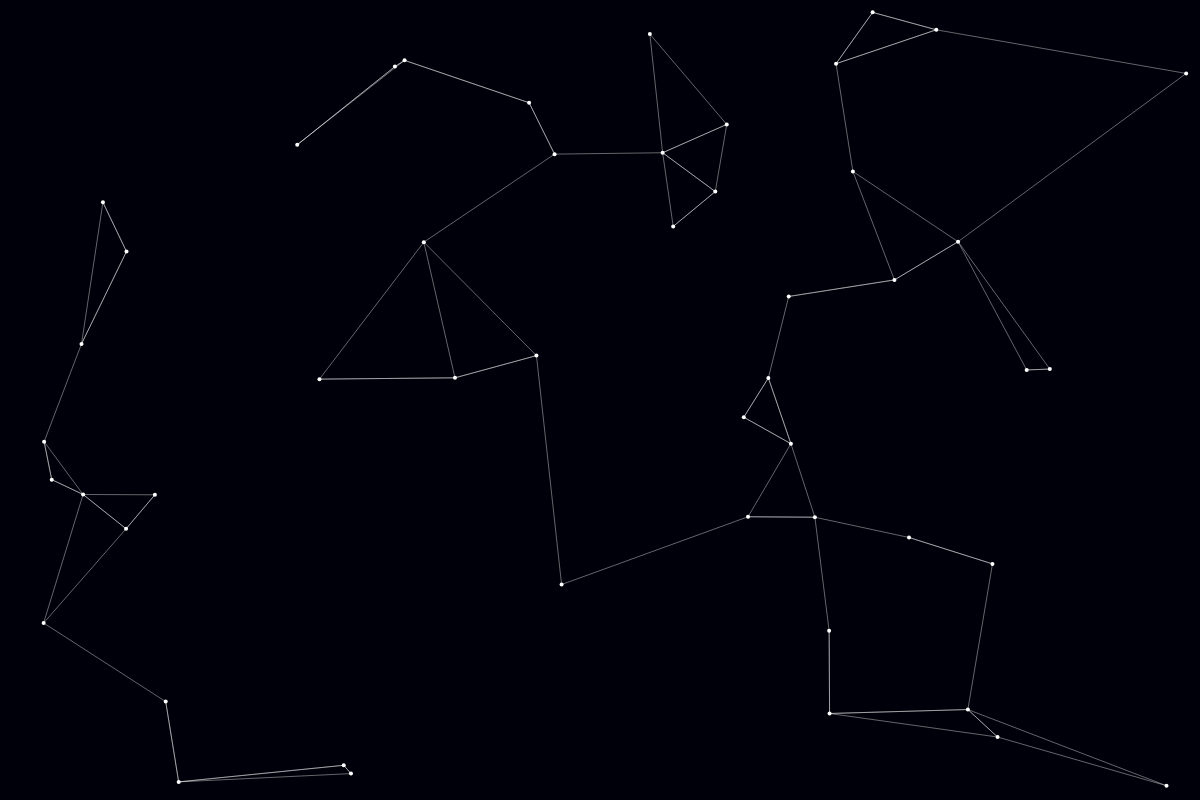
Frame 1 (no input)
Frame 60 (no input): identical to frame 1, image omitted
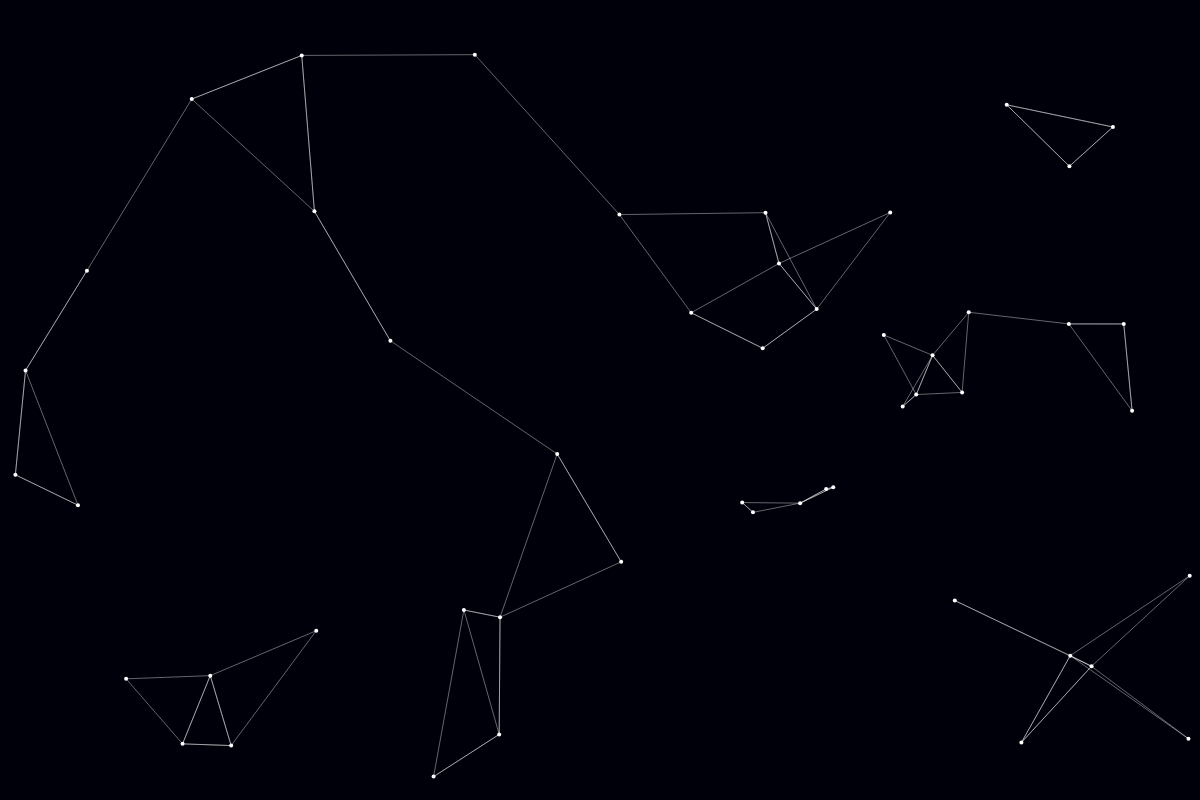
Frame 120 (the mouse pressed at the canvas centre since frame 60)

The p5.js sketch that drew these frames (run headless with seeded random() and noise() and a simulated clock; from frame 60 on, the mouse is pressed at the canvas centre):

// p5.js sketch
// ── sketch.js
var stars = []
 
function setup() {
  createCanvas(1200, 800)
 
  createStarField()
}
 
function createStarField() {
  stars = []
  for (var i = 0; i < 50; i++) {
    stars.push(new Star(10 + random(width - 20), 
                        10 + random(height - 20)))
  }
  for (var i = 0; i < stars.length; i++) {
    var minD = [width + height, width + height, width + height]
    var nearest = []
    for (var j = 0; j < stars.length; j++) {
      if (i != j) {
        var d = stars[i].pos.dist(stars[j].pos)
        nearest.push({d: d, star: stars[j]})
      }
    }
    nearest.sort(function(a, b) {
      return a.d - b.d
    })
    stars[i].nearest = nearest.splice(0, 2)
  }
}
 
function draw() {
  background(0, 0, 10)
  stars.forEach(function(star) {
    star.show()
  })
}
 
function mousePressed() {
  createStarField()
}
 
function Star(x, y) {
  this.pos = createVector(x, y)
  this.nearest = [];

  this.show = function() {
    strokeWeight(1)
    stroke(255, 100)
    this.nearest.forEach(function(other) {
      line(this.pos.x, this.pos.y, other.star.pos.x, other.star.pos.y)
     
    }.bind(this))
 
    noStroke()
    fill(255)
    ellipse(this.pos.x, this.pos.y, 4, 4)
  }
 
}
